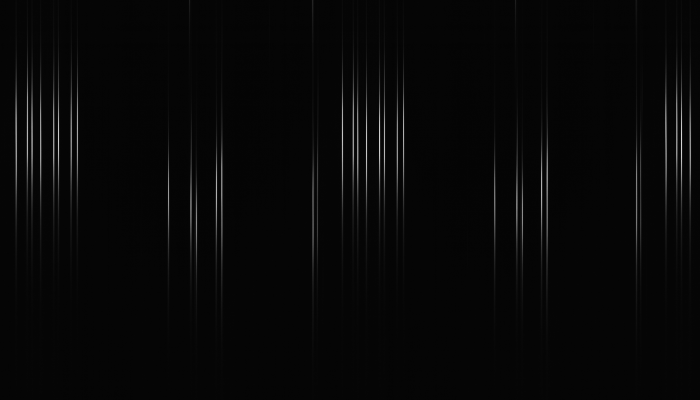
#> input picture image/contrast1.png, 1400 x 800 px, found by its file name (shown at 1/2 size)
$ jupyter execute --allow-errors 'Week5 Part2 Cavity_Indentification_Device.ipynb'
#> lines starting #> are read from the running program, lines starting #| are printed output that depends on the picture; after the words box and inside, x2 and y2 are one past the last pixel; in counts of white or black regions, pixels touching at a corner belong together
# <span style="color:red">Cavity Identification Devices (CID)</pan>

# <span style="color:green">**Task:** Student are required to develop a program to detect **eight connected lines** in the image that represent the **Bottle Code area,** as shown in example.</span>

[cell 1]
import cv2
import numpy as np
import matplotlib.pyplot as plt

[cell 2]
def display(img_rgb, closing, result_img,img2, count, count2):
    plt.figure(figsize=(15, 5))

    plt.subplot(1, 6, 1)
    plt.imshow(img_rgb)
    plt.title("OG Image")
    plt.axis("off")

    plt.subplot(1, 6, 2)
    plt.imshow(closing, cmap="gray")
    plt.title("Thresholded + Morphological")
    plt.axis("off")

    plt.subplot(1, 6, 3)
    plt.imshow(result_img)
    plt.title(f"Detected Bar: {count}")
    plt.axis("off")

    plt.subplot(1, 6, 4)
    plt.imshow(img2, cmap="gray")
    plt.title(f"Detected CropBar: {count2}")
    plt.axis("off")

    plt.show()

[cell 3]
file = [
        r"C:\Users\jinny\Desktop\cv\image\contrast1.png", r"C:\Users\jinny\Desktop\cv\image\contrast2.png",
         r"C:\Users\jinny\Desktop\cv\image\contrast3.png", r"C:\Users\jinny\Desktop\cv\image\contrast4.png",
         r"C:\Users\jinny\Desktop\cv\image\contrast5.png", r"C:\Users\jinny\Desktop\cv\image\contrast6.png",
         r"C:\Users\jinny\Desktop\cv\image\contrast7.png", r"C:\Users\jinny\Desktop\cv\image\contrast8.png",
         r"C:\Users\jinny\Desktop\cv\image\contrast9.png", r"C:\Users\jinny\Desktop\cv\Image\contrast10.png"
         ]

img = cv2.imread(file[7], cv2.IMREAD_UNCHANGED)
#> (the rest of this cell did not finish here and is left out)

[cell 4]
file = [
        r"C:\Users\jinny\Desktop\cv\image\contrast1.png", r"C:\Users\jinny\Desktop\cv\image\contrast2.png",
         r"C:\Users\jinny\Desktop\cv\image\contrast3.png", r"C:\Users\jinny\Desktop\cv\image\contrast4.png",
         r"C:\Users\jinny\Desktop\cv\image\contrast5.png", r"C:\Users\jinny\Desktop\cv\image\contrast6.png",
         r"C:\Users\jinny\Desktop\cv\image\contrast7.png", r"C:\Users\jinny\Desktop\cv\image\contrast8.png",
         r"C:\Users\jinny\Desktop\cv\image\contrast9.png", r"C:\Users\jinny\Desktop\cv\Image\contrast10.png"
         ]

# 2. ใช้ for loop เพื่อวนอ่านไฟล์ทีละไฟล์
for path in file:
    img = cv2.imread(path, cv2.IMREAD_UNCHANGED)
#> img is the input picture: shape (800, 1400, 3); min 3, max 255, mean 7.2
    if img is None: continue

    # แปลงสี
    img_rgb = cv2.cvtColor(img, cv2.COLOR_BGR2RGB)
    gray = cv2.cvtColor(img, cv2.COLOR_BGR2GRAY)

    # Preprocessing
    blur = cv2.GaussianBlur(gray, (5, 5), 0)
    _, thresh = cv2.threshold(blur, 0, 255, cv2.THRESH_BINARY + cv2.THRESH_OTSU)
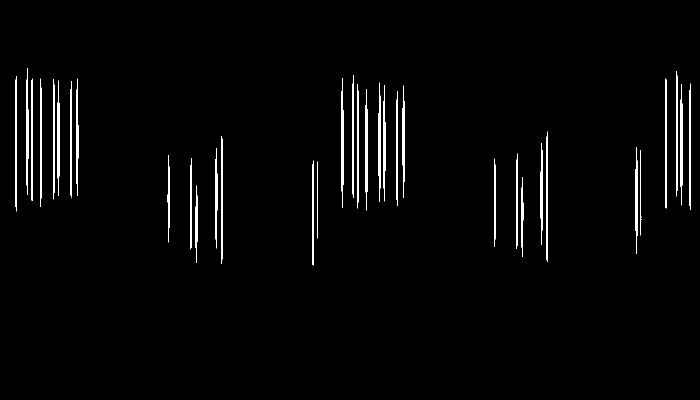
#> thresh: shape (800, 1400) (shown at 1/2 size); 2.1% white; 35 white regions (1 under 20 px), largest, box (x1, y1, x2, y2) and area: (30, 152, 34, 423) 905, (1330, 157, 1334, 417) 887, (683, 156, 687, 416) 857

    # Morphology
    kernel = cv2.getStructuringElement(cv2.MORPH_RECT, (3,3))
    closing = cv2.morphologyEx(thresh, cv2.MORPH_CLOSE, kernel, iterations=12)
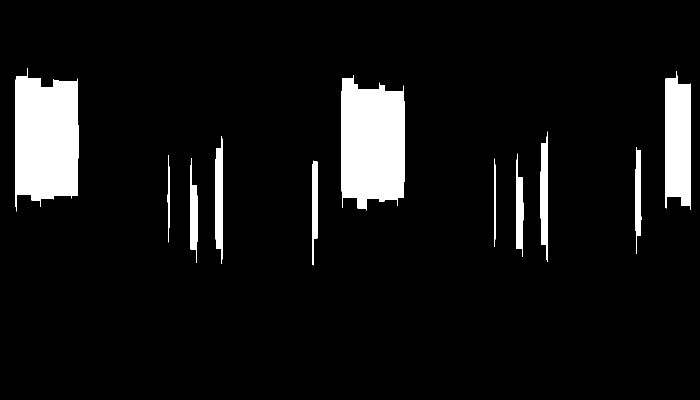
#> closing: shape (800, 1400) (shown at 1/2 size); 7.6% white; 11 white regions

    # Find Contours รอบแรก (หาตัวบาร์โค้ด)
    contours, _ = cv2.findContours(closing, cv2.RETR_EXTERNAL, cv2.CHAIN_APPROX_SIMPLE)
#> contours = 11 contours; largest, box (x1, y1, x2, y2) and area: (30, 136, 157, 423) 28898, (683, 150, 809, 421) 28122, (1330, 142, 1382, 420) 11976, (1081, 263, 1096, 524) 2769, (431, 272, 446, 528) 2755

    result_img = img_rgb.copy()
    count = 0
    img2 = None # ล้างค่า img2 ทุกครั้งที่ขึ้นรูปใหม่

    for contour in contours:
        x, y, w, h = cv2.boundingRect(contour)
        area = w * h
        if 33000 < area:
            count += 1
            cv2.rectangle(result_img, (x, y), (x+w, y+h), (0, 0, 255),5)
            # Crop ภาพออกมา (img2) - เพิ่มการตรวจสอบขอบเขตไม่ให้ติดลบ
            img2 = img_rgb[y:y+h, x-10:x+w+10].copy()
#> this loop made 11 passes
#> (x, y, w, h, area, count) on passes 9, 11: (683, 150, 126, 271, 34146, 1), (30, 136, 127, 287, 36449, 2)
#> (x, y, w, h, area) on passes 1 to 6: (624, 321, 11, 210, 2310), (988, 317, 3, 177, 531), (380, 316, 15, 210, 3150), (335, 310, 4, 175, 700), (1032, 307, 15, 207, 3105), (1271, 294, 12, 214, 2568)
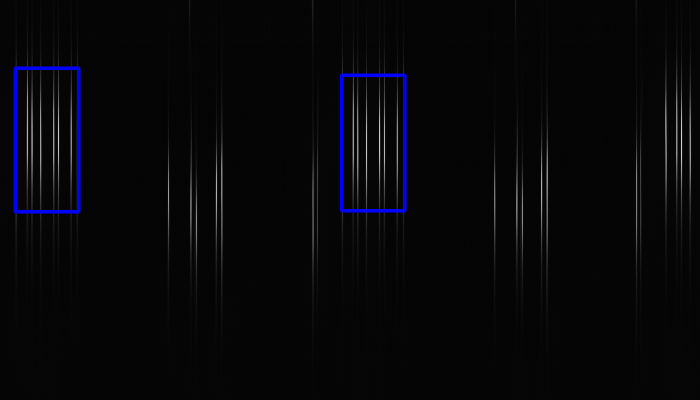
#> result_img: shape (800, 1400, 3) (shown at 1/2 size); 1.01% of pixels changed, all inside (x1, y1, x2, y2) = (27, 133, 813, 427)
#> after the loop, count = 2
    # ตรวจสอบว่าเจอภาพ Crop (img2) หรือไม่ก่อนทำขั้นตอนต่อไป
    if img2 is not None:
        img2_gray = cv2.cvtColor(img2, cv2.COLOR_RGB2GRAY)
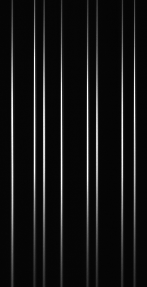
#> img2_gray: shape (287, 147); min 3, max 255, mean 20
        blur2 = cv2.GaussianBlur(img2_gray, (5, 5), 0)
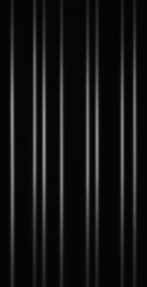
#> blur2: shape (287, 147); min 4, max 149, mean 20
        _, thresh2 = cv2.threshold(blur2, 0, 255, cv2.THRESH_BINARY + cv2.THRESH_OTSU)
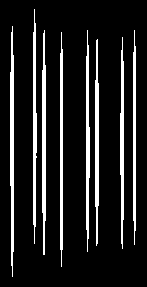
#> thresh2: shape (287, 147); 12.7% white; 8 white regions
        contours2, _ = cv2.findContours(thresh2, cv2.RETR_EXTERNAL, cv2.CHAIN_APPROX_SIMPLE)
#> contours2 = 8 contours; box (x1, y1, x2, y2) and area: (10, 26, 14, 277) 545, (42, 30, 46, 255) 520, (95, 39, 99, 246) 454, (33, 9, 37, 244) 439, (86, 30, 90, 252) 419, (120, 37, 124, 249) 415, (60, 32, 63, 267) 398, (133, 30, 136, 245) 354

        count2 = 0
        for contour2 in contours2:
            x2, y2, w2, h2 = cv2.boundingRect(contour2)
            if cv2.contourArea(contour2) > 100: # กรอง noise เล็กๆ ในบาร์โค้ด
                count2 += 1
                cv2.rectangle(img2, (x2, y2), (x2+w2, y2+h2), (0, 255, 0))
#> this loop made 8 passes
#> (x2, y2, w2, h2) on passes 1 to 8: (95, 39, 4, 207), (120, 37, 4, 212), (60, 32, 3, 235), (133, 30, 3, 215), (86, 30, 4, 222), (42, 30, 4, 225), (10, 26, 4, 251), (33, 9, 4, 235)
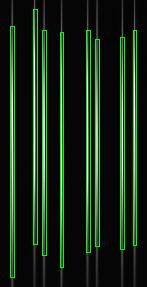
#> img2: shape (287, 147, 3); mean of channels 0, 1, 2 18.4, 40.5, 18.4; drawn as B, G, R
#> after the loop, count2 = 8

        # เรียกใช้ฟังก์ชัน display
        display(img_rgb, closing, result_img, img2, count, count2)
    else:
        print(f"No barcode detected in {path}")
#> pass 2 of the loop `for path in file:`:
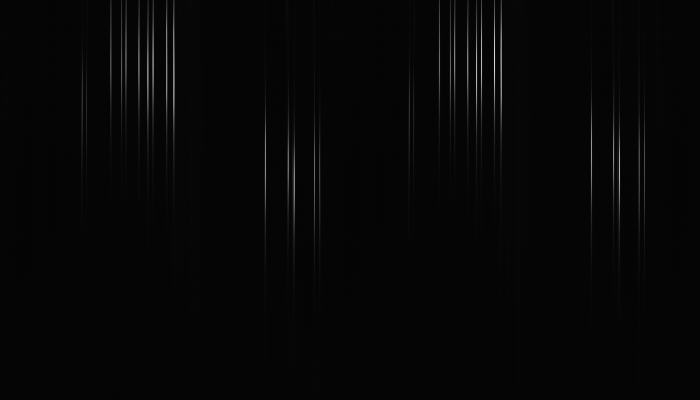
#> input picture image/contrast2.png, 1400 x 800 px, found by its file name (shown at 1/2 size)
#> img is the input picture: shape (800, 1400, 3); min 3, max 255, mean 6.3
#> thresh: shape (800, 1400); 1.4% white; 29 white regions (2 under 20 px), largest, box (x1, y1, x2, y2) and area: (346, 0, 350, 291) 1016, (1000, 0, 1004, 280) 976, (987, 0, 991, 249) 845
#> kernel = [[1, 1, 1], [1, 1, 1], [1, 1, 1]]
#> closing: shape (800, 1400); 5.7% white; 9 white regions
#> contours = 9 contours, 1 with area under 20; largest, box (x1, y1, x2, y2) and area: (877, 0, 1004, 280) 27042, (220, 0, 350, 291) 26150, (1225, 229, 1241, 450) 2097, (575, 249, 590, 469) 2057, (627, 262, 641, 453) 1802, (1277, 250, 1290, 431) 1701, (1181, 211, 1185, 419) 435, (529, 227, 532, 440) 358
#> the loop `for contour in contours:` made 9 passes
#> (x, y, w, h, area, count) on passes 8 to 9: (877, 0, 127, 280, 35560, 1), (220, 0, 130, 291, 37830, 2)
#> after the loop `for contour in contours:`:
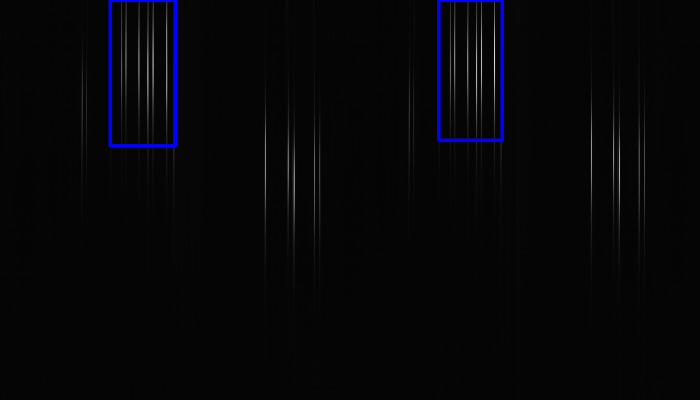
#> result_img: shape (800, 1400, 3) (shown at 1/2 size); 0.96% of pixels changed, all inside (x1, y1, x2, y2) = (217, 0, 1008, 295)
#> after the loop `for contour in contours:`: count = 2
#> img2_gray: shape (291, 150)
#> blur2: shape (291, 150)
#> thresh2: shape (291, 150); 12% white; 8 white regions
#> contours2 = 8 contours; box (x1, y1, x2, y2) and area: (136, 0, 140, 287) 696, (84, 18, 88, 261) 529, (122, 0, 126, 254) 527, (94, 0, 98, 235) 514, (66, 9, 70, 224) 434, (40, 10, 44, 198) 342, (10, 10, 13, 199) 245, (32, 36, 35, 198) 171
#> the loop `for contour2 in contours2:` made 8 passes
#> (x2, y2, w2, h2) on passes 1 to 8: (32, 36, 3, 162), (84, 18, 4, 243), (40, 10, 4, 188), (10, 10, 3, 189), (66, 9, 4, 215), (136, 0, 4, 287), (122, 0, 4, 254), (94, 0, 4, 235)
#> after the loop `for contour2 in contours2:`:
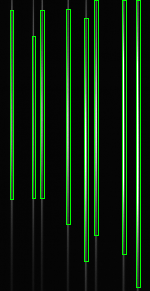
#> img2: shape (291, 150, 3); mean of channels 0, 1, 2 15, 36.1, 15; drawn as B, G, R
#> after the loop `for contour2 in contours2:`: count2 = 8
#> pass 3 of the loop `for path in file:`:
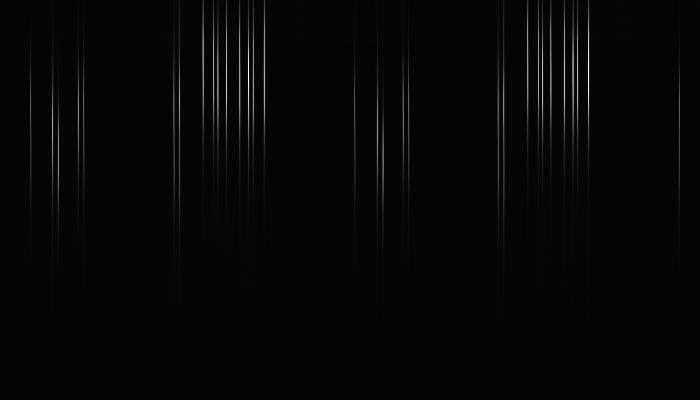
#> input picture image/contrast3.png, 1400 x 800 px, found by its file name (shown at 1/2 size)
#> img is the input picture: shape (800, 1400, 3); min 3, max 255, mean 7
#> thresh: shape (800, 1400); 1.9% white; 32 white regions (1 under 20 px), largest, box (x1, y1, x2, y2) and area: (1175, 0, 1179, 285) 992, (527, 0, 531, 288) 954, (1127, 1, 1131, 285) 930
#> closing: shape (800, 1400); 7.3% white; 11 white regions
#> contours = 11 contours; largest, box (x1, y1, x2, y2) and area: (404, 0, 531, 302) 31644, (1054, 0, 1179, 293) 31363, (995, 107, 1009, 411) 3178, (346, 103, 361, 398) 3080, (155, 142, 169, 338) 2446
#> the loop `for contour in contours:` made 11 passes
#> (x, y, w, h, area, count) on passes 10 to 11: (1054, 0, 125, 293, 36625, 1), (404, 0, 127, 302, 38354, 2)
#> after the loop `for contour in contours:`: count = 2
#> img2_gray: shape (302, 147)
#> blur2: shape (302, 147)
#> `_, thresh2 = cv2.threshold(blur2, 0, 255, cv2.THRESH_BINARY + cv2.THRE..`:
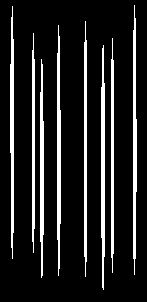
#> thresh2: shape (302, 147); 13% white; 8 white regions
#> contours2 = 8 contours; box (x1, y1, x2, y2) and area: (101, 45, 105, 290) 565, (133, 5, 137, 275) 543, (57, 25, 61, 276) 534, (10, 6, 14, 259) 514, (40, 59, 44, 278) 476, (84, 21, 87, 277) 437, (111, 38, 114, 273) 393, (32, 33, 35, 253) 362
#> the loop `for contour2 in contours2:` made 8 passes
#> (x2, y2, w2, h2) on passes 1 to 8: (40, 59, 4, 219), (101, 45, 4, 245), (111, 38, 3, 235), (32, 33, 3, 220), (57, 25, 4, 251), (84, 21, 3, 256), (10, 6, 4, 253), (133, 5, 4, 270)
#> after the loop `for contour2 in contours2:`:
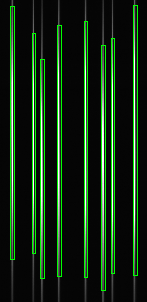
#> img2: shape (302, 147, 3); mean of channels 0, 1, 2 18.5, 41.2, 18.5; drawn as B, G, R
#> after the loop `for contour2 in contours2:`: count2 = 8
#> the loop made 10 passes; the first 3 are shown
